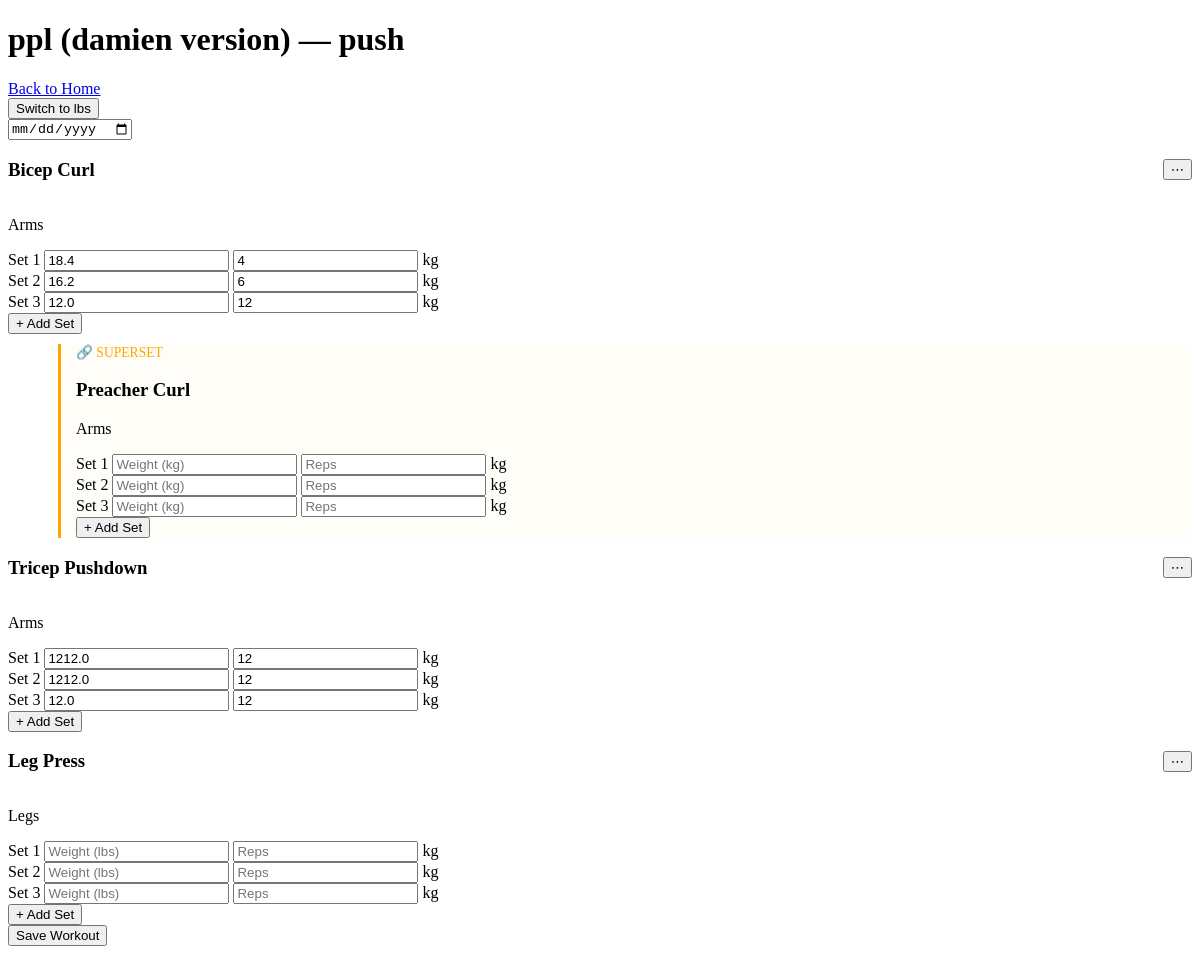
The app's page /log/1/1, older data.
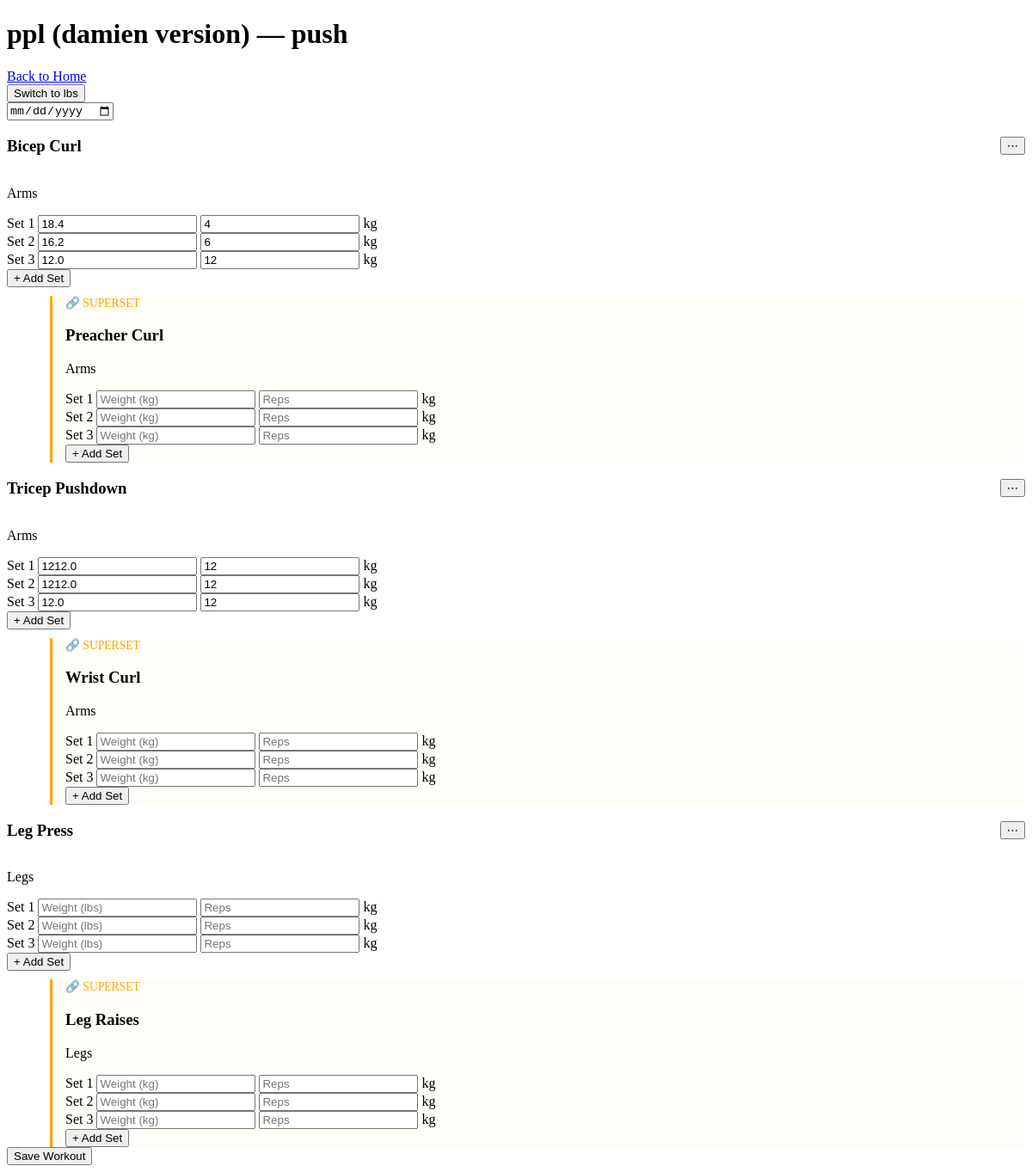
The same page, newer data.
### tables this page shows
CREATE TABLE workout_splits (
            id INTEGER PRIMARY KEY AUTOINCREMENT,
            name TEXT NOT NULL
        );

CREATE TABLE split_days (
            id INTEGER PRIMARY KEY AUTOINCREMENT,
            split_id INTEGER NOT NULL,
            day_name TEXT NOT NULL,
            day_order INTEGER NOT NULL,
            FOREIGN KEY (split_id) REFERENCES workout_splits(id)
        );

CREATE TABLE sets (
            id INTEGER PRIMARY KEY AUTOINCREMENT,
            log_id INTEGER NOT NULL,
            set_number INTEGER NOT NULL,
            reps INTEGER NOT NULL,
            weight REAL NOT NULL,
            unit TEXT NOT NULL DEFAULT 'lbs',
            notes TEXT,
            created_at DATETIME DEFAULT CURRENT_TIMESTAMP,
            FOREIGN KEY (log_id) REFERENCES workout_logs(id)
        );

CREATE TABLE split_exercises (
            id INTEGER PRIMARY KEY AUTOINCREMENT,
            split_day_id INTEGER NOT NULL,
            exercise_id INTEGER NOT NULL,
            sets_count INTEGER NOT NULL DEFAULT 3,
            FOREIGN KEY (split_day_id) REFERENCES split_days(id),
            FOREIGN KEY (exercise_id) REFERENCES exercises(id)
        );

CREATE TABLE exercises (
            id INTEGER PRIMARY KEY AUTOINCREMENT,
            name TEXT NOT NULL,
            muscle_group TEXT NOT NULL
        );

### app.py (the view)
@app.route("/log/<int:split_id>/<int:day_id>")
def log_day(split_id, day_id):
    conn = get_db()
    cursor = conn.cursor()
    cursor.execute("SELECT * FROM workout_splits WHERE id = ?", (split_id,))
    split = cursor.fetchone()
    cursor.execute("SELECT * FROM split_days WHERE id = ?", (day_id,))
    day = cursor.fetchone()
    cursor.execute("""
        SELECT exercises.*, split_exercises.sets_count,
            split_exercises.id as split_exercise_id FROM exercises
        JOIN split_exercises ON exercises.id = split_exercises.exercise_id
        WHERE split_exercises.split_day_id = ?
    """, (day_id,))
    exercises = cursor.fetchall()
    previous_data = {}
    last_unit = "lbs"
    cursor.execute("""
        SELECT * FROM supersets WHERE split_day_id = ?
    """, (day_id,))
    superset_rows = cursor.fetchall()
    supersets = {row["exercise_id_1"]: row["exercise_id_2"] for row in superset_rows}
    for exercise in exercises:
        cursor.execute("""
            SELECT workout_logs.id, workout_logs.date
            FROM workout_logs
            WHERE workout_logs.exercise_id = ?
            ORDER BY workout_logs.date DESC
            LIMIT 1
        """, (exercise["id"],))
        last_log = cursor.fetchone()
        if last_log:
            cursor.execute("""
                SELECT set_number, weight, reps, unit
                FROM sets
                WHERE log_id = ?
                ORDER BY set_number
            """, (last_log["id"],))
            sets = cursor.fetchall()
            previous_data[exercise["id"]] = {
                "date": last_log["date"],
                "sets": sets
            }
            if sets:
                last_unit = sets[0]["unit"]
    conn.close()
    return render_template("log_day.html", split=split, day=day, exercises=exercises, previous_data=previous_data, last_unit=last_unit, supersets=supersets)

### app.py (called while the page is built)
def get_db():
    conn = sqlite3.connect(DB_PATH)
    conn.row_factory = sqlite3.Row
    return conn

### templates/log_day.html (shortened to what this page needs)
<!DOCTYPE html>
<html lang="en">
<head>
</head>
<body>
    <h1>{{ split.name }} — {{ day.day_name }}</h1>
    <a href="/">Back to Home</a>
    <div>
        <button type="button" onclick="toggleUnit()">Switch to {{ "lbs" if last_unit == "kg" else "kg" }}</button>
    </div>
    <form action="/log/{{ split.id }}/{{ day.id }}" method="POST">
        <input type="date" name="date" required>
        {% set all_exercise_ids = exercises | map(attribute='id') | list %}
        {% for exercise in exercises %}
            {% if exercise.id not in supersets.values() %}
            <div id="exercise-block-{{ exercise.id }}">
                <div style="display:flex; justify-content:space-between; align-items:center;">
                    <h3>{{ exercise.name }}</h3>
                    <button type="button" onclick="openMenu({{ exercise.id }}, '{{ exercise.name }}', {{ exercise.split_exercise_id }}, {{ all_exercise_ids | tojson }})">⋯</button>
                </div>
                <p>{{ exercise.muscle_group }}</p>
                <div id="sets-{{ exercise.id }}">
                    {% for i in range(1, exercise.sets_count + 1) %}
                        <div>
                            <label>Set {{ i }}</label>
                            {% if previous_data[exercise.id] and previous_data[exercise.id]["sets"]|length >= i %}
                                <input type="number"
                                    class="weight-input"
                                    name="weight_{{ exercise.id }}_{{ i }}"
                                    value="{{ previous_data[exercise.id]['sets'][i-1]['weight'] }}"
                                    step="any" required>
                                <input type="number"
                                    name="reps_{{ exercise.id }}_{{ i }}"
                                    value="{{ previous_data[exercise.id]['sets'][i-1]['reps'] }}"
                                    required>
                            {% else %}
                                <input type="number"
                                    class="weight-input"
                                    name="weight_{{ exercise.id }}_{{ i }}"
                                    placeholder="Weight (lbs)"
                                    step="any" required>
                                <input type="number"
                                    name="reps_{{ exercise.id }}_{{ i }}"
                                    placeholder="Reps"
                                    required>
                            {% endif %}
                            <span class="unit-label">{{ last_unit }}</span>
                        </div>
                    {% endfor %}
                </div>
                <button type="button" onclick="addSet({{ exercise.id }}, {{ exercise.sets_count }})">+ Add Set</button>
                {% if exercise.id in supersets %}
                    {% set paired_id = supersets[exercise.id] %}
                    {% for ex2 in exercises %}
                        {% if ex2.id == paired_id %}
                            <div style="border-left: 3px solid orange; margin-left:50px; padding-left:15px; margin-top:10px; background:#fffdf7;">
                                <p style="color:orange; font-size:0.85em; margin:0;">🔗 SUPERSET</p>
                                <h3>{{ ex2.name }}</h3>
                                <p>{{ ex2.muscle_group }}</p>
                                <div id="sets-{{ ex2.id }}">
                                    {% for i in range(1, ex2.sets_count + 1) %}
                                        <div>
                                            <label>Set {{ i }}</label>
                                            {% if previous_data[ex2.id] and previous_data[ex2.id]["sets"]|length >= i %}
                                                <input type="number" class="weight-input" name="weight_{{ ex2.id }}_{{ i }}" value="{{ previous_data[ex2.id]['sets'][i-1]['weight'] }}" step="any" required>
                                                <input type="number" name="reps_{{ ex2.id }}_{{ i }}" value="{{ previous_data[ex2.id]['sets'][i-1]['reps'] }}" required>
                                            {% else %}
                                                <input type="number" class="weight-input" name="weight_{{ ex2.id }}_{{ i }}" placeholder="Weight ({{ last_unit }})" step="any" required>
                                                <input type="number" name="reps_{{ ex2.id }}_{{ i }}" placeholder="Reps" required>
                                            {% endif %}
                                            <span class="unit-label">{{ last_unit }}</span>
                                        </div>
                                    {% endfor %}
                                </div>
                                <button type="button" onclick="addSet({{ ex2.id }}, {{ ex2.sets_count }})">+ Add Set</button>
                            </div>
                        {% endif %}
                    {% endfor %}
                {% endif %}
            </div>
    {% endif %}
        {% endfor %}
        <button type="submit">Save Workout</button>
    </form>
</body>
</html>

Row changes from the older to the newer data that the page shows:
added split_exercises: name "Wrist Curl", muscle_group "Arms", i "1" "2" "3", sets.unit "Weight (kg)" "Weight (kg)" "Weight (kg)", {{ last_unit }} "kg" "kg" "kg", shown under "Tricep Pushdown"
added split_exercises: name "Leg Raises", muscle_group "Legs", i "1" "2" "3", sets.unit "Weight (kg)" "Weight (kg)" "Weight (kg)", {{ last_unit }} "kg" "kg" "kg", shown under "Leg Press"
